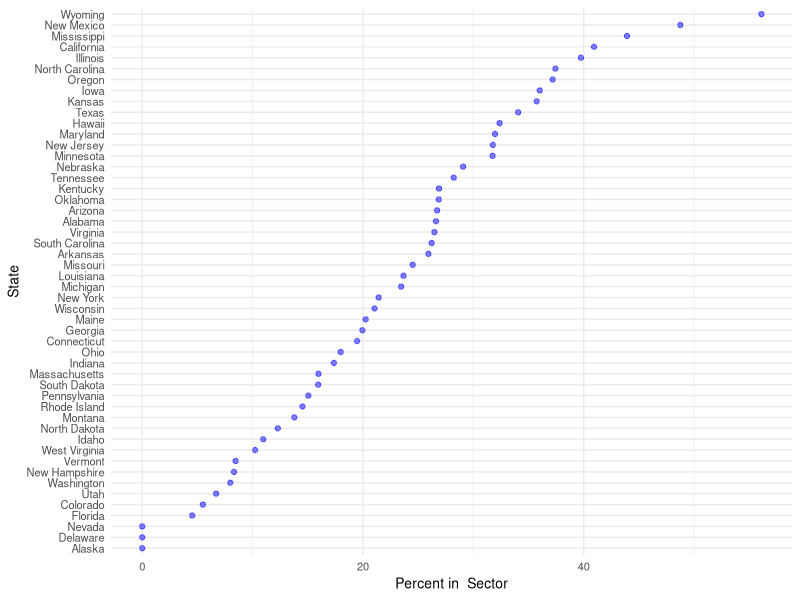
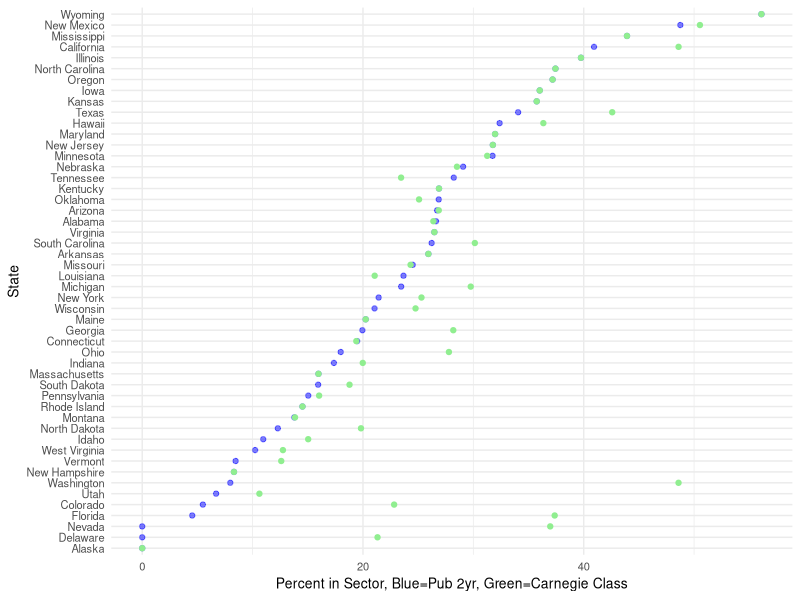
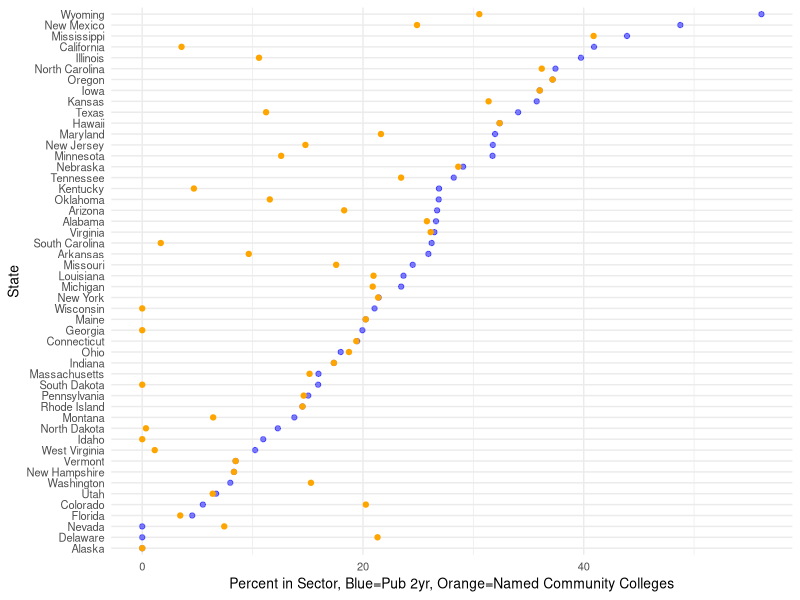
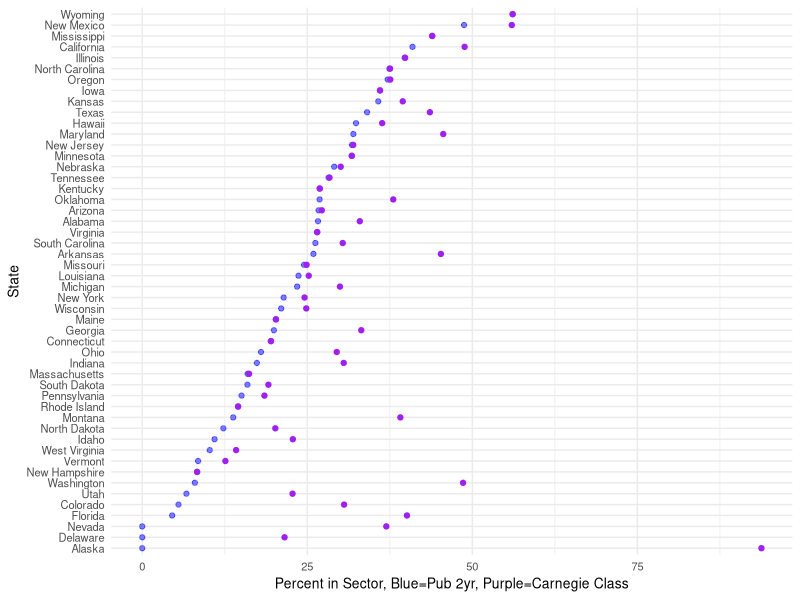

Here is the R script that generated these plots, in order:
## ---- chunk 1
knitr::opts_chunk$set(echo=FALSE,message=FALSE,warning=FALSE,results = "hide")
## ---- chunk 2
library(tidyverse)
library(here)
## ---- chunk 3
inst<-read_csv(here("data/cleaned/institutions.csv"))
## ---- chunk 4
inst<-inst%>%
  ## create four different definitions of what a "cc is"
  ## IPEDS:sector, already defined
  ## Has CC in name
  mutate(`CC in Name`=ifelse(
    str_detect(instnm,"Community College") & control==1,1,0))%>%
  ## Carnegie Classification
  mutate(`Carnegie Associates Inst`=
           ifelse(c18ipug%in%c(1:3,5) &control==1,1,0)) %>%
  ## Less  than .5 of degrees are bachelors 
  mutate(all_degrees=Bachelors  +
         Masters +
         PhD +  
         `Cert> 1`+
         Postbac+ 
         Associates+
         `Cert<1`  )%>%
  mutate(prop_bach=Bachelors/all_degrees)%>%
  mutate(`Non-Bachelors`=ifelse(prop_bach<.5&control==1,1,0))%>%
  rename(State=name)
## ---- chunk 5
## IPEDS Dataset
inst_ipeds<-inst%>%
  group_by(State)%>%
  mutate(`FTE in State`=sum(fteug))%>%
  group_by(State,sector)%>%
  summarize(`FTE in IPEDS Sector`=sum(fteug),
            `Total FTE`=mean(`FTE in State`))%>%
  mutate(`Percent in IPEDS Sector`=(`FTE in IPEDS Sector`/`Total FTE`)*100)%>%
  filter(sector==4)%>%
  select(State,`FTE in IPEDS Sector`,`Percent in IPEDS Sector`)
## ---- chunk 6
## Carnegie
inst_carnegie<-inst%>%
  group_by(State)%>%
  mutate(`FTE in State`=sum(fteug))%>%
  group_by(State,`Carnegie Associates Inst`)%>%
  summarize(`FTE in Carnegie Associates`=sum(fteug),
            `Total FTE`=mean(`FTE in State`))%>%
  mutate(`Percent in Carnegie Associates`=
           (`FTE in Carnegie Associates`/`Total FTE`)*100)%>%
  filter(`Carnegie Associates Inst`==1)%>%
  select(State,`FTE in Carnegie Associates`,`Percent in Carnegie Associates`)
## ---- chunk 7
## CC in Name
inst_cc_name<-inst%>%
  group_by(State)%>%
  mutate(`FTE in State`=sum(fteug))%>%
  group_by(State,`CC in Name`)%>%
  summarize(`FTE in Named CCs`=sum(fteug),
            `Total FTE`=mean(`FTE in State`))%>%
  mutate(`Percent in Named CCs`=
           (`FTE in Named CCs`/`Total FTE`)*100)%>%
  filter(`CC in Name`==1)%>%
  select(State,`FTE in Named CCs`,`Percent in Named CCs`)
## ---- chunk 8
##  Non-Bachelors
inst_not_bach<-inst%>%
  group_by(State)%>%
  mutate(`FTE in State`=sum(fteug))%>%
  group_by(State,`Non-Bachelors`)%>%
  summarize(`FTE in Primarily Non-Bachelors`=sum(fteug),
            `Total FTE`=mean(`FTE in State`))%>%
  mutate(`Percent in Primarily Non-Bachelors`=
           (`FTE in Primarily Non-Bachelors`/`Total FTE`)*100)%>%
  filter(`Non-Bachelors`==1)%>%
  select(State,
         `FTE in Primarily Non-Bachelors`,
         `Percent in Primarily Non-Bachelors`,
         `Total FTE`)
## ---- chunk 9
df<-inst_ipeds%>%
  full_join(inst_carnegie,by="State")%>%
  full_join(inst_cc_name,by="State")%>%
  full_join(inst_not_bach)%>%
  mutate(
    across(everything(), ~replace_na(.x, 0)) ## NAs to 0s
  )
## ---- chunk 10
df%>%
  ggplot(aes(x=fct_reorder(State,`Percent in IPEDS Sector`),
                           y=`Percent in IPEDS Sector`))+
  theme_minimal()+
  geom_point(color="blue",alpha=.5)+
  coord_flip()+
  xlab("State")+
  ylab("Percent in  Sector")+
  theme(text = element_text(size = 10)) 
## ---- chunk 11
df%>%
  ggplot(aes(x=fct_reorder(State,`Percent in IPEDS Sector`),
                           y=`Percent in IPEDS Sector`))+
  theme_minimal()+
  geom_point(color="blue",alpha=.5)+
  geom_point(data=df,
             aes(x=fct_reorder(State,`Percent in IPEDS Sector`),
                           y=`Percent in Carnegie Associates`),color="lightgreen")+
  coord_flip()+
  xlab("State")+
  ylab("Percent in Sector, Blue=Pub 2yr, Green=Carnegie Class")+
    theme(text = element_text(size = 10)) 
## ---- chunk 12
df%>%
  mutate(diff=`FTE in IPEDS Sector`- `FTE in Carnegie Associates`)%>%
  arrange(diff)%>%
  select(State, diff)%>%
  print(n=50)


df%>%ungroup()%>%
  mutate(diff=`FTE in IPEDS Sector`- `FTE in Carnegie Associates`)%>%
  filter(diff<0)%>%
  summarize(sum(diff))


## ---- chunk 13
df%>%
  ggplot(aes(x=fct_reorder(State,`Percent in IPEDS Sector`),
                           y=`Percent in IPEDS Sector`))+
  theme_minimal()+
  geom_point(color="blue",alpha=.5)+
  geom_point(data=df,
             aes(x=fct_reorder(State,`Percent in IPEDS Sector`),
                           y=`Percent in Named CCs`),color="orange")+
  coord_flip()+
  xlab("State")+
    ylab("Percent in Sector, Blue=Pub 2yr, Orange=Named Community Colleges")+
    theme(text = element_text(size = 10)) 
  
## ---- chunk 14
df%>%
  mutate(diff=`FTE in IPEDS Sector`- `Percent in Named CCs`)%>%
  arrange(diff)%>%
  select(State, diff)%>%
  print(n=50)


df%>%ungroup()%>%
  mutate(diff=`FTE in IPEDS Sector`- `Percent in Named CCs`)%>%
  filter(diff>0)%>%
  summarize(sum(diff,na.rm=TRUE))

## ---- chunk 15
df%>%
  ggplot(aes(x=fct_reorder(State,`Percent in IPEDS Sector`),
                           y=`Percent in IPEDS Sector`))+
  theme_minimal()+
  geom_point(color="blue",alpha=.5)+
  geom_point(data=df,
             aes(x=fct_reorder(State,`Percent in IPEDS Sector`),
                           y=`Percent in Primarily Non-Bachelors`),color="purple")+
  coord_flip()+
  xlab("State")+
    ylab("Percent in Sector, Blue=Pub 2yr, Purple=Carnegie Class")+
    theme(text = element_text(size = 10)) 
## ---- chunk 16
df%>%
  mutate(diff=`FTE in IPEDS Sector`- `Percent in Primarily Non-Bachelors`)%>%
  arrange(diff)%>%
  select(State, diff)%>%
  print(n=50)


df%>%ungroup()%>%
  mutate(diff=`FTE in IPEDS Sector`- `Percent in Primarily Non-Bachelors`)%>%
  filter(diff>0)%>%
  summarize(sum(diff,na.rm=TRUE))

